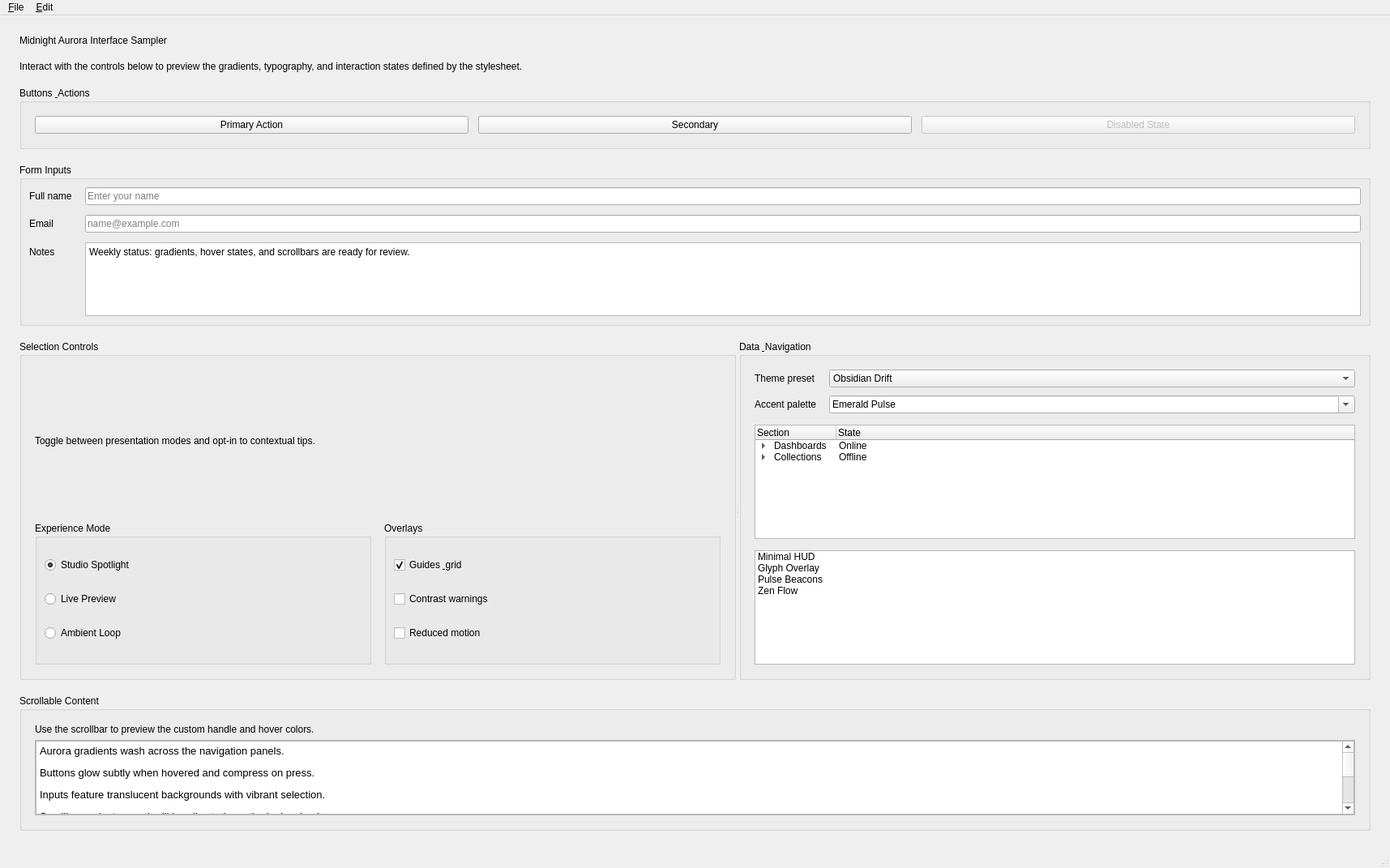
<?xml version="1.0" encoding="UTF-8"?>
<ui version="4.0">
 <class>MainWindow</class>
 <widget class="QMainWindow" name="MainWindow">
  <property name="geometry">
   <rect>
    <x>0</x>
    <y>0</y>
    <width>1715</width>
    <height>1071</height>
   </rect>
  </property>
  <property name="windowTitle">
   <string>Qt Main Window</string>
  </property>
  <widget class="QWidget" name="centralwidget">
   <property name="toolTip">
    <string/>
   </property>
   <layout class="QVBoxLayout" name="verticalLayout">
    <property name="spacing">
     <number>18</number>
    </property>
    <property name="leftMargin">
     <number>24</number>
    </property>
    <property name="topMargin">
     <number>24</number>
    </property>
    <property name="rightMargin">
     <number>24</number>
    </property>
    <property name="bottomMargin">
     <number>24</number>
    </property>
    <item>
     <widget class="QLabel" name="heroTitleLabel">
      <property name="sizePolicy">
       <sizepolicy hsizetype="Preferred" vsizetype="Minimum">
        <horstretch>0</horstretch>
        <verstretch>0</verstretch>
       </sizepolicy>
      </property>
      <property name="text">
       <string>Midnight Aurora Interface Sampler</string>
      </property>
     </widget>
    </item>
    <item>
     <widget class="QLabel" name="heroSubtitleLabel">
      <property name="text">
       <string>Interact with the controls below to preview the gradients, typography, and interaction states defined by the stylesheet.</string>
      </property>
      <property name="wordWrap">
       <bool>true</bool>
      </property>
     </widget>
    </item>
    <item>
     <widget class="QGroupBox" name="buttonsGroup">
      <property name="title">
       <string>Buttons &amp; Actions</string>
      </property>
      <layout class="QHBoxLayout" name="horizontalLayout">
       <property name="spacing">
        <number>12</number>
       </property>
       <property name="leftMargin">
        <number>16</number>
       </property>
       <property name="topMargin">
        <number>16</number>
       </property>
       <property name="rightMargin">
        <number>16</number>
       </property>
       <property name="bottomMargin">
        <number>16</number>
       </property>
       <item>
        <widget class="QPushButton" name="primaryButton">
         <property name="toolTip">
          <string>Hover to see the glowing accent and press effect.</string>
         </property>
         <property name="text">
          <string>Primary Action</string>
         </property>
        </widget>
       </item>
       <item>
        <widget class="QPushButton" name="secondaryButton">
         <property name="toolTip">
          <string>Buttons inherit the same gradient palette.</string>
         </property>
         <property name="text">
          <string>Secondary</string>
         </property>
        </widget>
       </item>
       <item>
        <widget class="QPushButton" name="disabledButton">
         <property name="enabled">
          <bool>false</bool>
         </property>
         <property name="text">
          <string>Disabled State</string>
         </property>
        </widget>
       </item>
      </layout>
     </widget>
    </item>
    <item>
     <widget class="QGroupBox" name="inputGroup">
      <property name="title">
       <string>Form Inputs</string>
      </property>
      <layout class="QFormLayout" name="formLayout">
       <property name="labelAlignment">
        <set>Qt::AlignLeading</set>
       </property>
       <property name="formAlignment">
        <set>Qt::AlignLeading|Qt::AlignLeft|Qt::AlignTop</set>
       </property>
       <property name="horizontalSpacing">
        <number>16</number>
       </property>
       <property name="verticalSpacing">
        <number>12</number>
       </property>
       <item row="0" column="0">
        <widget class="QLabel" name="nameLabel">
         <property name="text">
          <string>Full name</string>
         </property>
        </widget>
       </item>
       <item row="0" column="1">
        <widget class="QLineEdit" name="nameLineEdit">
         <property name="placeholderText">
          <string>Enter your name</string>
         </property>
        </widget>
       </item>
       <item row="1" column="0">
        <widget class="QLabel" name="emailLabel">
         <property name="text">
          <string>Email</string>
         </property>
        </widget>
       </item>
       <item row="1" column="1">
        <widget class="QLineEdit" name="emailLineEdit">
         <property name="placeholderText">
          <string>name@example.com</string>
         </property>
        </widget>
       </item>
       <item row="2" column="0">
        <widget class="QLabel" name="notesLabel">
         <property name="text">
          <string>Notes</string>
         </property>
        </widget>
       </item>
       <item row="2" column="1">
        <widget class="QPlainTextEdit" name="notesPlainTextEdit">
         <property name="plainText">
          <string>Weekly status: gradients, hover states, and scrollbars are ready for review.</string>
         </property>
        </widget>
       </item>
     </layout>
    </widget>
    </item>
    <item>
     <widget class="QSplitter" name="controlSplitter">
      <property name="orientation">
       <enum>Qt::Horizontal</enum>
      </property>
      <widget class="QGroupBox" name="selectionGroup">
       <property name="title">
        <string>Selection Controls</string>
       </property>
       <layout class="QVBoxLayout" name="selectionLayout">
        <property name="spacing">
         <number>12</number>
        </property>
        <property name="leftMargin">
         <number>16</number>
        </property>
        <property name="topMargin">
         <number>16</number>
        </property>
        <property name="rightMargin">
         <number>16</number>
        </property>
        <property name="bottomMargin">
         <number>16</number>
        </property>
        <item>
         <widget class="QLabel" name="selectionHintLabel">
          <property name="text">
           <string>Toggle between presentation modes and opt-in to contextual tips.</string>
          </property>
          <property name="wordWrap">
           <bool>true</bool>
          </property>
         </widget>
        </item>
        <item>
         <layout class="QHBoxLayout" name="selectionOptionsLayout">
          <property name="spacing">
           <number>16</number>
          </property>
          <item>
           <widget class="QGroupBox" name="radioOptionsGroup">
            <property name="title">
             <string>Experience Mode</string>
            </property>
            <layout class="QVBoxLayout" name="radioLayout">
             <property name="spacing">
              <number>8</number>
             </property>
             <item>
              <widget class="QRadioButton" name="radioStudio">
               <property name="text">
                <string>Studio Spotlight</string>
               </property>
               <property name="checked">
                <bool>true</bool>
               </property>
              </widget>
             </item>
             <item>
              <widget class="QRadioButton" name="radioLive">
               <property name="text">
                <string>Live Preview</string>
               </property>
              </widget>
             </item>
             <item>
              <widget class="QRadioButton" name="radioAmbient">
               <property name="text">
                <string>Ambient Loop</string>
               </property>
              </widget>
             </item>
            </layout>
           </widget>
          </item>
          <item>
           <widget class="QGroupBox" name="checkOptionsGroup">
            <property name="title">
             <string>Overlays</string>
            </property>
            <layout class="QVBoxLayout" name="checkLayout">
             <property name="spacing">
              <number>8</number>
             </property>
             <item>
              <widget class="QCheckBox" name="gridCheckBox">
               <property name="text">
                <string>Guides &amp; grid</string>
               </property>
               <property name="checked">
                <bool>true</bool>
               </property>
              </widget>
             </item>
             <item>
              <widget class="QCheckBox" name="contrastCheckBox">
               <property name="text">
                <string>Contrast warnings</string>
               </property>
              </widget>
             </item>
             <item>
              <widget class="QCheckBox" name="motionCheckBox">
               <property name="text">
                <string>Reduced motion</string>
               </property>
              </widget>
             </item>
            </layout>
           </widget>
          </item>
         </layout>
        </item>
       </layout>
      </widget>
      <widget class="QGroupBox" name="dataViewsGroup">
       <property name="title">
        <string>Data &amp; Navigation</string>
       </property>
       <layout class="QVBoxLayout" name="dataLayout">
        <property name="spacing">
         <number>14</number>
        </property>
        <property name="leftMargin">
         <number>16</number>
        </property>
        <property name="topMargin">
         <number>16</number>
        </property>
        <property name="rightMargin">
         <number>16</number>
        </property>
        <property name="bottomMargin">
         <number>16</number>
        </property>
        <item>
         <layout class="QFormLayout" name="comboFormLayout">
          <property name="horizontalSpacing">
           <number>16</number>
          </property>
          <property name="verticalSpacing">
           <number>10</number>
          </property>
          <item row="0" column="0">
           <widget class="QLabel" name="themeLabel">
            <property name="text">
             <string>Theme preset</string>
            </property>
           </widget>
          </item>
          <item row="0" column="1">
           <widget class="QComboBox" name="themeComboBox">
            <item>
             <property name="text">
              <string>Obsidian Drift</string>
             </property>
            </item>
            <item>
             <property name="text">
              <string>Lumina Frost</string>
             </property>
            </item>
            <item>
             <property name="text">
              <string>Solar Verge</string>
             </property>
            </item>
           </widget>
          </item>
          <item row="1" column="0">
           <widget class="QLabel" name="accentLabel">
            <property name="text">
             <string>Accent palette</string>
            </property>
           </widget>
          </item>
          <item row="1" column="1">
           <widget class="QComboBox" name="accentComboBox">
            <property name="editable">
             <bool>true</bool>
            </property>
            <item>
             <property name="text">
              <string>Emerald Pulse</string>
             </property>
            </item>
            <item>
             <property name="text">
              <string>Spectrum Tide</string>
             </property>
            </item>
            <item>
             <property name="text">
              <string>Nebula Ember</string>
             </property>
            </item>
           </widget>
          </item>
         </layout>
        </item>
        <item>
         <widget class="QTreeWidget" name="navigationTreeWidget">
          <property name="headerHidden">
           <bool>false</bool>
          </property>
          <column>
           <property name="text">
            <string>Section</string>
           </property>
          </column>
          <column>
           <property name="text">
            <string>State</string>
           </property>
          </column>
          <item>
           <property name="text">
            <string>Dashboards</string>
           </property>
           <property name="text" >
            <string>Online</string>
           </property>
           <item>
            <property name="text">
             <string>Insights</string>
            </property>
            <property name="text" >
             <string>Synced</string>
            </property>
           </item>
           <item>
            <property name="text">
             <string>Alerts</string>
            </property>
            <property name="text" >
             <string>Pending</string>
            </property>
           </item>
          </item>
          <item>
           <property name="text">
            <string>Collections</string>
           </property>
           <property name="text" >
            <string>Offline</string>
           </property>
           <item>
            <property name="text">
             <string>Favorites</string>
            </property>
            <property name="text" >
             <string>Pinned</string>
            </property>
           </item>
           <item>
            <property name="text">
             <string>Archive</string>
            </property>
            <property name="text">
             <string>Cold</string>
            </property>
           </item>
          </item>
         </widget>
        </item>
        <item>
         <widget class="QListWidget" name="variantListWidget">
          <property name="selectionMode">
           <enum>QAbstractItemView::MultiSelection</enum>
          </property>
          <item>
           <property name="text">
            <string>Minimal HUD</string>
           </property>
          </item>
          <item>
           <property name="text">
            <string>Glyph Overlay</string>
           </property>
          </item>
          <item>
           <property name="text">
            <string>Pulse Beacons</string>
           </property>
          </item>
          <item>
           <property name="text">
            <string>Zen Flow</string>
           </property>
          </item>
         </widget>
        </item>
       </layout>
      </widget>
     </widget>
    </item>
    <item>
     <widget class="QGroupBox" name="scrollShowcaseGroup">
      <property name="title">
       <string>Scrollable Content</string>
      </property>
      <layout class="QVBoxLayout" name="verticalLayoutInner">
       <property name="leftMargin">
        <number>16</number>
       </property>
       <property name="topMargin">
        <number>16</number>
       </property>
       <property name="rightMargin">
        <number>16</number>
       </property>
       <property name="bottomMargin">
        <number>16</number>
       </property>
       <item>
        <widget class="QLabel" name="scrollHintLabel">
         <property name="text">
          <string>Use the scrollbar to preview the custom handle and hover colors.</string>
         </property>
        </widget>
       </item>
       <item>
        <widget class="QScrollArea" name="previewScrollArea">
         <property name="widgetResizable">
          <bool>true</bool>
         </property>
         <widget class="QWidget" name="scrollAreaWidgetContents">
          <property name="geometry">
           <rect>
            <x>0</x>
            <y>0</y>
            <width>1627</width>
            <height>307</height>
           </rect>
          </property>
          <layout class="QVBoxLayout" name="scrollAreaLayout">
           <property name="spacing">
            <number>8</number>
           </property>
           <property name="leftMargin">
            <number>0</number>
           </property>
           <property name="topMargin">
            <number>0</number>
           </property>
           <property name="rightMargin">
            <number>0</number>
           </property>
           <property name="bottomMargin">
            <number>0</number>
           </property>
           <item>
            <widget class="QTextEdit" name="longTextEdit">
             <property name="readOnly">
              <bool>true</bool>
             </property>
             <property name="html">
              <string>&lt;!DOCTYPE HTML PUBLIC &quot;-//W3C//DTD HTML 4.0//EN&quot; &quot;http://www.w3.org/TR/REC-html40/strict.dtd&quot;&gt;
&lt;html&gt;&lt;head&gt;&lt;meta name=&quot;qrichtext&quot; content=&quot;1&quot; /&gt;&lt;meta charset=&quot;utf-8&quot; /&gt;&lt;style type=&quot;text/css&quot;&gt;
p, li { white-space: pre-wrap; }
hr { height: 1px; border-width: 0; }
li.unchecked::marker { content: &quot;\2610&quot;; }
li.checked::marker { content: &quot;\2612&quot;; }
&lt;/style&gt;&lt;/head&gt;&lt;body style=&quot; font-family:'Sans Serif'; font-size:10pt; font-weight:400; font-style:normal;&quot;&gt;
&lt;p style=&quot; margin-top:12px; margin-bottom:12px; margin-left:0px; margin-right:0px; -qt-block-indent:0; text-indent:0px;&quot;&gt;&lt;span style=&quot; font-family:'Fira Sans'; font-size:13px;&quot;&gt;Aurora gradients wash across the navigation panels.&lt;/span&gt;&lt;/p&gt;
&lt;p style=&quot; margin-top:12px; margin-bottom:12px; margin-left:0px; margin-right:0px; -qt-block-indent:0; text-indent:0px;&quot;&gt;&lt;span style=&quot; font-family:'Fira Sans'; font-size:13px;&quot;&gt;Buttons glow subtly when hovered and compress on press.&lt;/span&gt;&lt;/p&gt;
&lt;p style=&quot; margin-top:12px; margin-bottom:12px; margin-left:0px; margin-right:0px; -qt-block-indent:0; text-indent:0px;&quot;&gt;&lt;span style=&quot; font-family:'Fira Sans'; font-size:13px;&quot;&gt;Inputs feature translucent backgrounds with vibrant selection.&lt;/span&gt;&lt;/p&gt;
&lt;p style=&quot; margin-top:12px; margin-bottom:12px; margin-left:0px; margin-right:0px; -qt-block-indent:0; text-indent:0px;&quot;&gt;&lt;span style=&quot; font-family:'Fira Sans'; font-size:13px;&quot;&gt;Scrollbars adopt smooth pill handles to keep the look cohesive.&lt;/span&gt;&lt;/p&gt;
&lt;p style=&quot; margin-top:12px; margin-bottom:12px; margin-left:0px; margin-right:0px; -qt-block-indent:0; text-indent:0px;&quot;&gt;&lt;span style=&quot; font-family:'Fira Sans'; font-size:13px;&quot;&gt;Tooltips keep the same palette with crisp borders.&lt;/span&gt;&lt;/p&gt;
&lt;p style=&quot; margin-top:12px; margin-bottom:12px; margin-left:0px; margin-right:0px; -qt-block-indent:0; text-indent:0px;&quot;&gt;&lt;span style=&quot; font-family:'Fira Sans'; font-size:13px;&quot;&gt;Status messages sit on a diffused glass panel along the bottom.&lt;/span&gt;&lt;/p&gt;
&lt;p style=&quot; margin-top:12px; margin-bottom:12px; margin-left:0px; margin-right:0px; -qt-block-indent:0; text-indent:0px;&quot;&gt;&lt;span style=&quot; font-family:'Fira Sans'; font-size:13px;&quot;&gt;Experiment with the controls to see every state in action.&lt;/span&gt;&lt;/p&gt;&lt;/body&gt;&lt;/html&gt;</string>
             </property>
            </widget>
           </item>
          </layout>
         </widget>
        </widget>
       </item>
      </layout>
     </widget>
    </item>
   </layout>
  </widget>
  <widget class="QMenuBar" name="menuBar">
   <property name="geometry">
    <rect>
     <x>0</x>
     <y>0</y>
     <width>1715</width>
     <height>23</height>
    </rect>
   </property>
   <widget class="QMenu" name="menu_File">
    <property name="title">
     <string>&amp;File</string>
    </property>
    <addaction name="action_Open"/>
    <addaction name="action_Save"/>
    <addaction name="action_Quit"/>
   </widget>
   <widget class="QMenu" name="menu_Edit">
    <property name="title">
     <string>&amp;Edit</string>
    </property>
   </widget>
   <addaction name="menu_File"/>
   <addaction name="menu_Edit"/>
  </widget>
  <widget class="QStatusBar" name="statusBar"/>
  <action name="action_Quit">
   <property name="text">
    <string>&amp;Quit</string>
   </property>
  </action>
  <action name="action_Open">
   <property name="text">
    <string>&amp;Open...</string>
   </property>
  </action>
  <action name="action_Save">
   <property name="text">
    <string>&amp;Save</string>
   </property>
  </action>
 </widget>
 <resources/>
 <connections/>
</ui>
